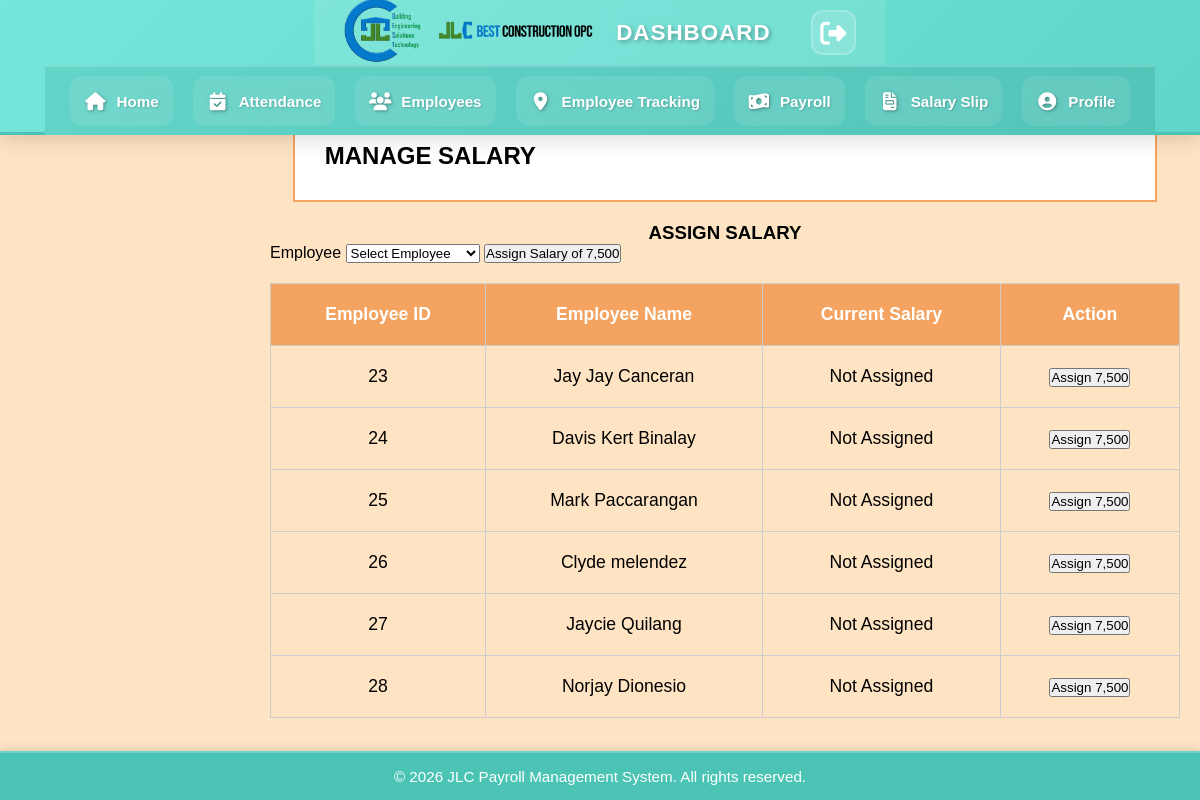
/manageSalary.php (signed in), run on an earlier commit of the app's database.
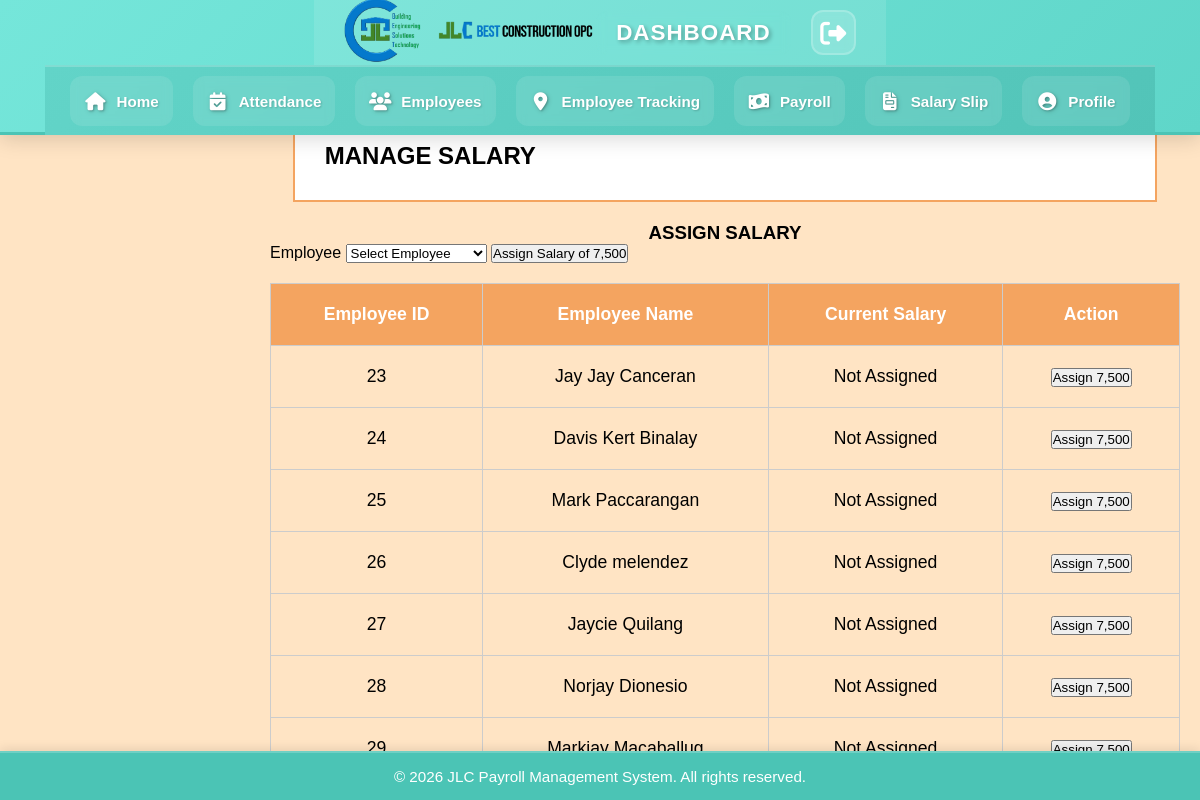
And on a later commit of the database.
### tables this page shows
CREATE TABLE IF NOT EXISTS `employees` (
  `id` int NOT NULL AUTO_INCREMENT,
  `first_name` varchar(100) DEFAULT NULL,
  `middle_name` varchar(100) DEFAULT NULL,
  `last_name` varchar(100) DEFAULT NULL,
  `address` text,
  `contact_num` varchar(15) DEFAULT NULL,
  `position` varchar(50) DEFAULT NULL,
  `email` varchar(100) DEFAULT NULL,
  `gender` varchar(10) DEFAULT NULL,
  `civil_status` varchar(20) DEFAULT NULL,
  `date_hired` date DEFAULT NULL,
  `monthly_salary` decimal(10,2) DEFAULT NULL,
  `dob` date DEFAULT NULL,
  `salary` int NOT NULL DEFAULT '0',
  `net_salary` int NOT NULL DEFAULT '0',
  `is_archived` tinyint(1) DEFAULT '0',
  `is_active` tinyint(1) DEFAULT '1',
  `status` enum('active','disabled','inactive') DEFAULT 'active',
  `sss_number` varchar(50) DEFAULT NULL,
  `pagibig_number` varchar(50) DEFAULT NULL,
  `tin_number` varchar(50) DEFAULT NULL,
  `philhealth_number` varchar(50) DEFAULT NULL,
  `site_id` int DEFAULT NULL,
  PRIMARY KEY (`id`)
);

### manageSalary.php (the view, shortened to what this page needs)
<?php
include 'connection.php';
?>
<!DOCTYPE html>
<html lang="en">
<head>
    <link rel="stylesheet" href="./assets/css/deduction.css">
</head>
<body>
 <?php include_once("./includes/header.php"); ?>
<main class="content">
    <div class="deduction-box">MANAGE SALARY</div>
    <div class="salary-form">
        <h3 style="text-align: center;">ASSIGN SALARY</h3>
        <form method="POST" action="manageSalary.php">
            <label for="employee-id">Employee</label>
            <select id="employee-id" name="employee_id" required>
                <option value="">Select Employee</option>
            </select>
            <button type="submit" name="assign_salary">Assign Salary of 7,500</button>
        </form>
    </div>
    <table class="deduction-table">
        <thead>
            <tr>
                <th>Employee ID</th>
                <th>Employee Name</th>
                <th>Current Salary</th>
                <th>Action</th>
            </tr>
        </thead>
        <tbody>
            <?php
            $query = "SELECT id, first_name, last_name, salary FROM employees WHERE salary IS NULL OR salary = 0";
            $result = $conn->query($query);
            while ($row = $result->fetch_assoc()) {
                echo "<tr>
                        <td>{$row['id']}</td>
                        <td>{$row['first_name']} {$row['last_name']}</td>
                        <td>Not Assigned</td>
                        <td>
                            <form method='POST' action='manageSalary.php'>
                                <input type='hidden' name='employee_id' value='{$row['id']}'>
                                <button type='submit' name='assign_salary'>Assign 7,500</button>
                            </form>
                        </td>
                    </tr>";
            }
            ?>
        </tbody>
    </table>
</main>
 <?php include_once("./includes/footer.php"); ?>
</body>
</html>

What changed in the data, as far as the page shows it:
added employees: id "29", first_name "Markjay", last_name "Macaballug"
